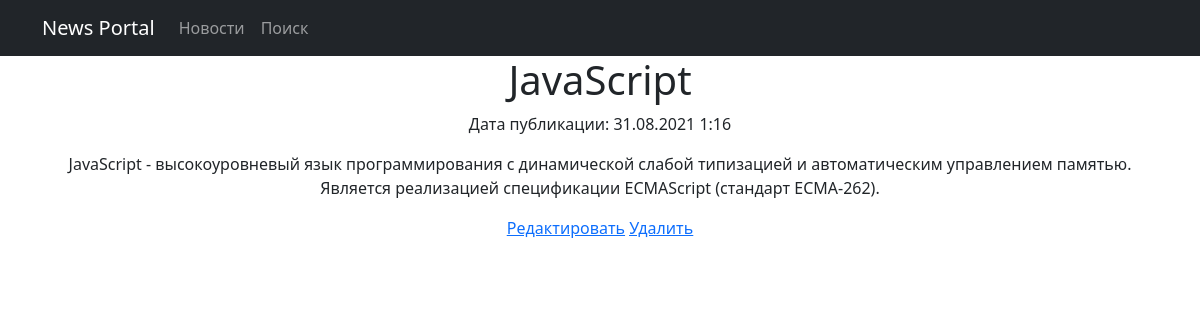
The page /news/2 on the database its author committed.
### newapp/models.py (models this page shows, shortened)
class Post(models.Model):
    author = models.ForeignKey(Author, on_delete=models.CASCADE)
    ARTICLE = "AR"
    NEWS = "NE"
    TYPE = [
        (ARTICLE, "Статья"),
        (NEWS, "Новость")
    ]
    type = models.CharField(max_length=2, choices=TYPE, default=ARTICLE)
    timeCreation = models.DateTimeField(auto_now_add=True)
    categories = models.ManyToManyField(Category, through="PostCategory")
    title = models.CharField(max_length=128)
    text = models.TextField()
    rating = models.SmallIntegerField(default=0)

### newapp/views.py (the view)
# urls.py: path('<int:pk>', PostDetail.as_view(), name='post_detail'),
class PostDetail(DetailView):
    model = Post
    template_name = 'post.html'
    context_object_name = 'post'

### newapp/templatetags/custom_filters.py (called while the page is built)
@register.filter(name='censor')
def censor(value, arg):
    obscenity = ['блять']
    list_value = value.split()
    for i in range(len(list_value)):
        if list_value[i] in obscenity:
            list_value[i] = arg
    return " ".join(list_value)

### templates/post.html (shortened to what this page needs)
{% extends 'default.html' %}
{% load custom_filters %}
{% block content %}
<h1>{{ post.title|censor:"" }}</h1>
<p>Дата публикации: {{ post.timeCreation|date:"d.m.Y f" }}</p>
<p>{{ post.text|censor:"" }}</p>
<a href="{% url 'post_edit' post.id %}"><u>Редактировать</u></a>
<a href="{% url 'post_delete' post.id %}"><u>Удалить</u></a>
{% endblock content %}

### rows shown on the page
Post: title|censor "JavaScript", timeCreation "31.08.2021 1:16", text|censor "JavaScript - высокоуровневый язык программирования с динамической слабой типизацией и автоматическим управлением памятью. Является реализацией спецификации ECMAScript (стандарт ECMA-262)."
